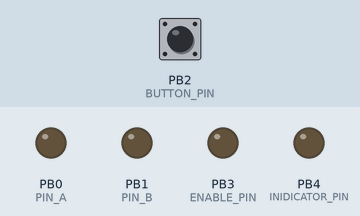
Bench run of a sketch on a simulated ATtiny85, built with avr-gcc and run on an emulated ATtiny85. Shown: output pins drawn as LEDs (lit = HIGH). Dashed ring = blinking. Inputs (shaded band) come from the test bench; at power-on: PB2 (BUTTON_PIN) HIGH.

Above: at 1.7 s.
1.8 s: PB2 (BUTTON_PIN) pulled LOW for 0.15 s
At 2.42 s:
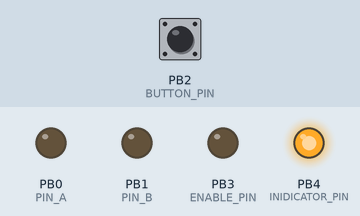
4.8 s: PB2 (BUTTON_PIN) pulled LOW for 3.2 s
At 8.12 s:
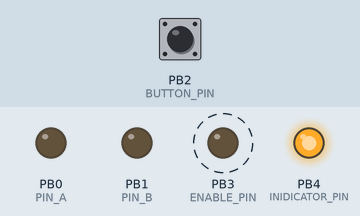
Timing chart, 0 to 10.0 s (numbered marks = the images above; inputs shaded):
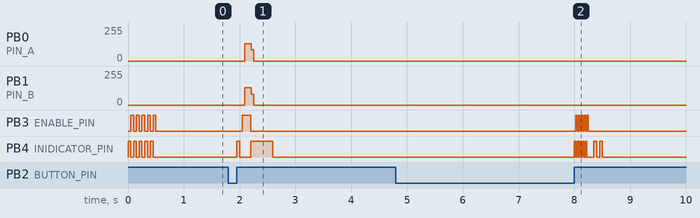

Measured:
- after the input at 1.8 s, PB0 (PIN_A), PB1 (PIN_B): 0/255 → 128/255 after 0.29 s, → 0/255 0.12 s later; PB3 (ENABLE_PIN): LOW → HIGH after 0.25 s, → LOW 0.15 s later; PB4 (INIDICATOR_PIN): LOW → HIGH after 0.15 s, → LOW 0.05 s later, → HIGH 0.20 s later, → LOW 0.40 s later
- after the input at 4.8 s, PB3 (ENABLE_PIN): alternates HIGH for 0.03 s and LOW for 0.03 s, 10 changes in all, then stays LOW, starting after 3.2 s; PB4 (INIDICATOR_PIN): goes 4 × (HIGH 0.03 s, LOW 0.03 s), HIGH 0.03 s, LOW 0.13 s, HIGH 0.05 s, LOW 0.05 s, HIGH 0.05 s, then LOW, starting after 3.2 s

The sketch:

magspoof_MC.ino
```cpp
#include <avr/sleep.h>
#include <avr/interrupt.h>

#define PIN_A 0
#define PIN_B 1
#define ENABLE_PIN 3 // also green LED
#define BUTTON_PIN 2
#define INIDICATOR_PIN 4
#define CLOCK_US 200
//try as define otherwise make long
#define TIME_DELAY 200


#define BETWEEN_ZERO 53 // 53 zeros between track1 & 2


//-------------------CHANGE FOR NEW CARD------------------
#define NUM_TRACKS 4 //INCREMENT BY 2 FOR EACH CARD

// consts get stored in flash as we don't adjust them
const char* tracks[] = {
";00013=02925164729?\0", //  CARD 1 TRACK 1
";00013=02925164729?\0", //CARD 1 TRACK 2
";00013=03929752819?\0", //CARD 2 Track 1
";00013=03929752819?\0"// CARD 2 Track 2,
//ADD ADDITIONAL CARD FOLLOWING FORMAT
};

//--------------------------------------------------------

char revTrack[41];


//-------------------CHANGE FOR NEW CARD------------------
const int sublen[] = {
  32, 48, 32, 48 }; //ADD 32, 48 for new card
const int bitlen[] = {
  7, 5, 7, 5 }; //ADD 7, 5 for new card
//--------------------------------------------------------

unsigned int curTrack = 1;
int dir;
long start_time = 0;
long elapsed_time = 0;

void setup()
{
  pinMode(PIN_A, OUTPUT);
  pinMode(PIN_B, OUTPUT);
  pinMode(ENABLE_PIN, OUTPUT);
  pinMode(INIDICATOR_PIN, OUTPUT);
  pinMode(BUTTON_PIN, INPUT_PULLUP);
  flash(50, 5);


  // store reverse to play later
  storeRevTrack(2);
}

void flash(int msdelay, int times){
   for (int i = 0; i < times; i++)
  {
    digitalWrite(INIDICATOR_PIN, HIGH);
    digitalWrite(ENABLE_PIN, LOW);
    delay(msdelay);
    digitalWrite(INIDICATOR_PIN, LOW);
    digitalWrite(ENABLE_PIN, HIGH);
    delay(msdelay);
  }
  digitalWrite(ENABLE_PIN, LOW);
}

void blink(int pin, int msdelay, int times)
{
  for (int i = 0; i < times; i++)
  {
    digitalWrite(pin, HIGH);
    delay(msdelay);
    digitalWrite(pin, LOW);
    delay(msdelay);
  }
}

// send a single bit out
void playBit(int sendBit)
{
  dir ^= 1;
  digitalWrite(PIN_A, dir);
  digitalWrite(PIN_B, !dir);
  delayMicroseconds(CLOCK_US);

  if (sendBit)
  {
    dir ^= 1;
    digitalWrite(PIN_A, dir);
    digitalWrite(PIN_B, !dir);
  }
  delayMicroseconds(CLOCK_US);

}

// when reversing
void reverseTrack(int track)
{
  int i = 0;
  track--; // index 0
  dir = 0;

  while (revTrack[i++] != '\0');
  i--;
  while (i--)
    for (int j = bitlen[track]-1; j >= 0; j--)
      playBit((revTrack[i] >> j) & 1);
}

// plays out a full track, calculating CRCs and LRC
void playTrack(int track)
{
  int tmp, crc, lrc = 0;
  track--; // index 0
  dir = 0;

  // enable H-bridge and LED
  digitalWrite(ENABLE_PIN, HIGH);

  // First put out a bunch of leading zeros.
  for (int i = 0; i < 25; i++)
    playBit(0);

  //
  for (int i = 0; tracks[track][i] != '\0'; i++)
  {
    crc = 1;
    tmp = tracks[track][i] - sublen[track];

    for (int j = 0; j < bitlen[track]-1; j++)
    {
      crc ^= tmp & 1;
      lrc ^= (tmp & 1) << j;
      playBit(tmp & 1);
      tmp >>= 1;
    }
    playBit(crc);
  }

  // finish calculating and send last "byte" (LRC)
  tmp = lrc;
  crc = 1;
  for (int j = 0; j < bitlen[track]-1; j++)
  {
    crc ^= tmp & 1;
    playBit(tmp & 1);
    tmp >>= 1;
  }
  playBit(crc);

  // if track 1 of card, play 2nd track in reverse
  //-----------------------------------------------
  if (track%2 == 0)
  {
    // if track 1 of card, also play track 2 in reverse
    // zeros in between
    for (int i = 0; i < BETWEEN_ZERO; i++)
      playBit(0);

    // send second track in reverse
    reverseTrack(track+2);
  }

  // finish with 0's
  for (int i = 0; i < 5 * 5; i++)
    playBit(0);

  digitalWrite(PIN_A, LOW);
  digitalWrite(PIN_B, LOW);
  digitalWrite(ENABLE_PIN, LOW);

}


// stores track for reverse usage later
void storeRevTrack(int track)
{
  int i, tmp, crc, lrc = 0;
  track--; // index 0
  dir = 0;

  for (i = 0; tracks[track][i] != '\0'; i++)
  {
    crc = 1;
    tmp = tracks[track][i] - sublen[track];

    for (int j = 0; j < bitlen[track]-1; j++)
    {
      crc ^= tmp & 1;
      lrc ^= (tmp & 1) << j;
      tmp & 1 ?
        (revTrack[i] |= 1 << j) :
        (revTrack[i] &= ~(1 << j));
      tmp >>= 1;
    }
    crc ?
      (revTrack[i] |= 1 << 4) :
      (revTrack[i] &= ~(1 << 4));
  }

  // finish calculating and send last "byte" (LRC)
  tmp = lrc;
  crc = 1;
  for (int j = 0; j < bitlen[track]-1; j++)
  {
    crc ^= tmp & 1;
    tmp & 1 ?
      (revTrack[i] |= 1 << j) :
      (revTrack[i] &= ~(1 << j));
    tmp >>= 1;
  }
  crc ?
    (revTrack[i] |= 1 << 4) :
    (revTrack[i] &= ~(1 << 4));

  i++;
  revTrack[i] = '\0';
}

void sleep()
{
  GIMSK |= _BV(PCIE);                     // Enable Pin Change Interrupts
  PCMSK |= _BV(PCINT2);                   // Use PB3 as interrupt pin
  ADCSRA &= ~_BV(ADEN);                   // ADC off
  set_sleep_mode(SLEEP_MODE_PWR_DOWN);    // replaces above statement

  MCUCR &= ~_BV(ISC01);
  MCUCR &= ~_BV(ISC00);       // Interrupt on rising edge
  sleep_enable();                         // Sets the Sleep Enable bit in the MCUCR Register (SE BIT)
  sei();                                  // Enable interrupts
  sleep_cpu();                            // sleep

  cli();                                  // Disable interrupts
  PCMSK &= ~_BV(PCINT2);                  // Turn off PB3 as interrupt pin
  sleep_disable();                        // Clear SE bit
  ADCSRA |= _BV(ADEN);                    // ADC on

  sei();                                  // Enable interrupts
}

// XXX move playtrack in here?
ISR(PCINT0_vect) {
  /*  noInterrupts();
   while (digitalRead(BUTTON_PIN) == LOW);
   delay(50);
   while (digitalRead(BUTTON_PIN) == LOW);
   playTrack(1 + (curTrack++ % 2));
   delay(400);
   interrupts();*/

}


void loop()
{


  while (digitalRead(BUTTON_PIN) == HIGH){
    //do nothing
  }
  start_time = millis();
  while(digitalRead(BUTTON_PIN) == LOW){
    //do nothing
  }
  elapsed_time = millis() - start_time;

  if(elapsed_time > TIME_DELAY){
    //switch tracks
     curTrack += 2;
     curTrack = curTrack % NUM_TRACKS;
     storeRevTrack(curTrack + 1);
     flash(25, 5);
     delay(100);
     blink(INIDICATOR_PIN, 50, (curTrack/2)+1);
  }
  else{
    //activate device
     blink(INIDICATOR_PIN, 50, (curTrack/2)+1);
     playTrack(curTrack);
     //wait before next input
     digitalWrite(INIDICATOR_PIN,HIGH);
     delay(400);
     digitalWrite(INIDICATOR_PIN,LOW);
     interrupts();
  }

}
```
